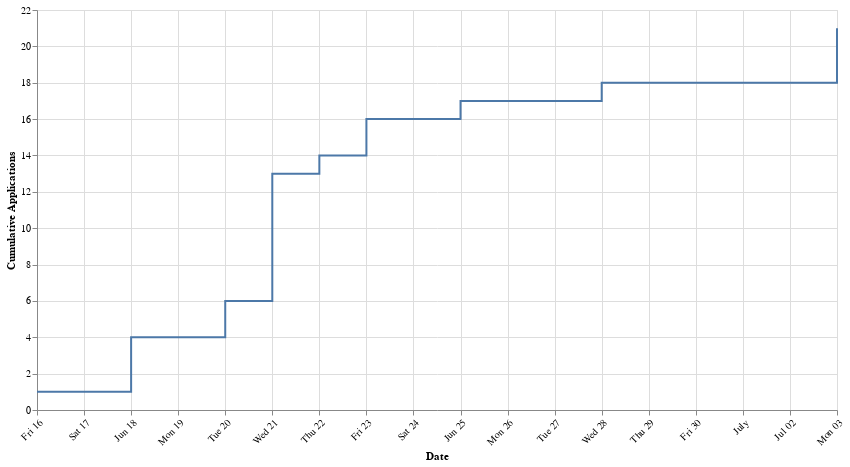

Notebook cell for this chart:
### Code cell
ca_step_one = df.groupby(["application_date"]).count()
ca_step_two = ca_step_one.cumsum()
ca_step_two.index = ca_step_two.index.strftime("%Y-%m-%d")
ca_step_two.reset_index(inplace=True)
ca_step_two.rename(columns={"index": "application_date"}, inplace=True)
ca_step_two["application_date"] = pd.to_datetime(ca_step_two["application_date"])


cumulative_application_chart = (
    alt.Chart(ca_step_two.reset_index())
    .mark_line(interpolate="step-after")
    .encode(
        x=alt.X('application_date:T', axis=alt.Axis(labelAngle=-45), title="Date"),
        y=alt.Y("job_code", title="Cumulative Applications"),
        tooltip=["application_date", "job_code"],
    )
    .properties(width=800, height=400)
)
cumulative_application_chart

#step_two.head()
#step_one_chart.interactive()

### Figure 1 — Vega-Lite specification as saved in the notebook (floating-point values rounded to 4 significant figures)
{"config": {"view": {"continuousWidth": 300, "continuousHeight": 300}}, "data": {"name": "data-62e5551b24e8c1701ab6292597101d41"}, "mark": {"type": "line", "interpolate": "step-after"}, "encoding": {"tooltip": [{"field": "application_date", "type": "temporal"}, {"field": "job_code", "type": "quantitative"}], "x": {"axis": {"labelAngle": -45}, "field": "application_date", "title": "Date", "type": "temporal"}, "y": {"field": "job_code", "title": "Cumulative Applications", "type": "quantitative"}}, "height": 400, "width": 800, "$schema": "https://vega.github.io/schema/vega-lite/v5.8.0.json", "datasets": {"data-62e5551b24e8c1701ab6292597101d41": [{"index": 0, "application_date": "2023-06-16T00:00:00", "job_code": 1, "job_title": 1, "company_name": 1, "location": 1, "starting_salary_range": 1, "ending_salary_range": 1, "experience_level": 1, "job_type": 1, "company_size": 1, "industry": 1, "applicants": 1}, {"index": 1, "application_date": "2023-06-18T00:00:00", "job_code": 4, "job_title": 4, "company_name": 4, "location": 4, "starting_salary_range": 4, "ending_salary_range": 4, "experience_level": 2, "job_type": 4, "company_size": 4, "industry": 4, "applicants": 4}, {"index": 2, "application_date": "2023-06-20T00:00:00", "job_code": 6, "job_title": 6, "company_name": 6, "location": 6, "starting_salary_range": 6, "ending_salary_range": 6, "experience_level": 3, "job_type": 6, "company_size": 6, "industry": 6, "applicants": 6}, {"index": 3, "application_date": "2023-06-21T00:00:00", "job_code": 13, "job_title": 13, "company_name": 13, "location": 13, "starting_salary_range": 10, "ending_salary_range": 10, "experience_level": 8, "job_type": 13, "company_size": 13, "industry": 13, "applicants": 13}, {"index": 4, "application_date": "2023-06-22T00:00:00", "job_code": 14, "job_title": 14, "company_name": 14, "location": 14, "starting_salary_range": 11, "ending_salary_range": 11, "experience_level": 9, "job_type": 14, "company_size": 14, "industry": 14, "applicants": 14}, {"index": 5, "application_date": "2023-06-23T00:00:00", "job_code": 16, "job_title": 16, "company_name": 16, "location": 16, "starting_salary_range": 13, "ending_salary_range": 13, "experience_level": 10, "job_type": 16, "company_size": 16, "industry": 16, "applicants": 16}, {"index": 6, "application_date": "2023-06-25T00:00:00", "job_code": 17, "job_title": 17, "company_name": 17, "location": 17, "starting_salary_range": 14, "ending_salary_range": 14, "experience_level": 11, "job_type": 17, "company_size": 17, "industry": 17, "applicants": 17}, {"index": 7, "application_date": "2023-06-28T00:00:00", "job_code": 18, "job_title": 18, "company_name": 18, "location": 18, "starting_salary_range": 15, "ending_salary_range": 15, "experience_level": 12, "job_type": 18, "company_size": 18, "industry": 18, "applicants": 18}, {"index": 8, "application_date": "2023-07-03T00:00:00", "job_code": 21, "job_title": 21, "company_name": 21, "location": 21, "starting_salary_range": 18, "ending_salary_range": 18, "experience_level": 13, "job_type": 21, "company_size": 21, "industry": 21, "applicants": 21}]}}
